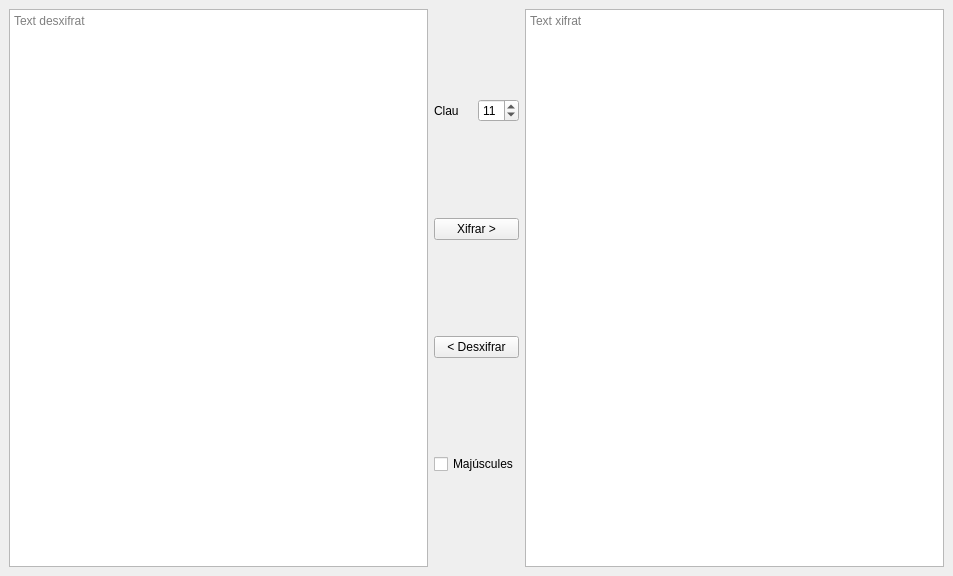
<?xml version="1.0" encoding="UTF-8"?>
<ui version="4.0">
 <class>MainWindow</class>
 <widget class="QMainWindow" name="MainWindow">
  <property name="geometry">
   <rect>
    <x>0</x>
    <y>0</y>
    <width>953</width>
    <height>576</height>
   </rect>
  </property>
  <property name="baseSize">
   <size>
    <width>500</width>
    <height>200</height>
   </size>
  </property>
  <property name="windowTitle">
   <string>MainWindow</string>
  </property>
  <widget class="QWidget" name="centralwidget">
   <property name="baseSize">
    <size>
     <width>500</width>
     <height>200</height>
    </size>
   </property>
   <layout class="QHBoxLayout" name="horizontalLayout_2">
    <item>
     <widget class="QPlainTextEdit" name="te_desxifrat">
      <property name="toolTip">
       <string/>
      </property>
      <property name="whatsThis">
       <string/>
      </property>
      <property name="placeholderText">
       <string>Text desxifrat</string>
      </property>
     </widget>
    </item>
    <item>
     <layout class="QVBoxLayout" name="verticalLayout">
      <item>
       <layout class="QHBoxLayout" name="horizontalLayout">
        <item>
         <widget class="QLabel" name="label">
          <property name="text">
           <string>Clau</string>
          </property>
         </widget>
        </item>
        <item>
         <widget class="QSpinBox" name="sb_clau">
          <property name="value">
           <number>11</number>
          </property>
         </widget>
        </item>
       </layout>
      </item>
      <item>
       <widget class="QPushButton" name="bt_xifrar">
        <property name="text">
         <string>Xifrar &gt;</string>
        </property>
       </widget>
      </item>
      <item>
       <widget class="QPushButton" name="bt_desxifrar">
        <property name="text">
         <string>&lt; Desxifrar</string>
        </property>
       </widget>
      </item>
      <item>
       <widget class="QCheckBox" name="cb_majuscules">
        <property name="text">
         <string>Majúscules</string>
        </property>
       </widget>
      </item>
     </layout>
    </item>
    <item>
     <widget class="QPlainTextEdit" name="te_xifrat">
      <property name="placeholderText">
       <string>Text xifrat</string>
      </property>
     </widget>
    </item>
   </layout>
  </widget>
 </widget>
 <resources/>
 <connections/>
</ui>
